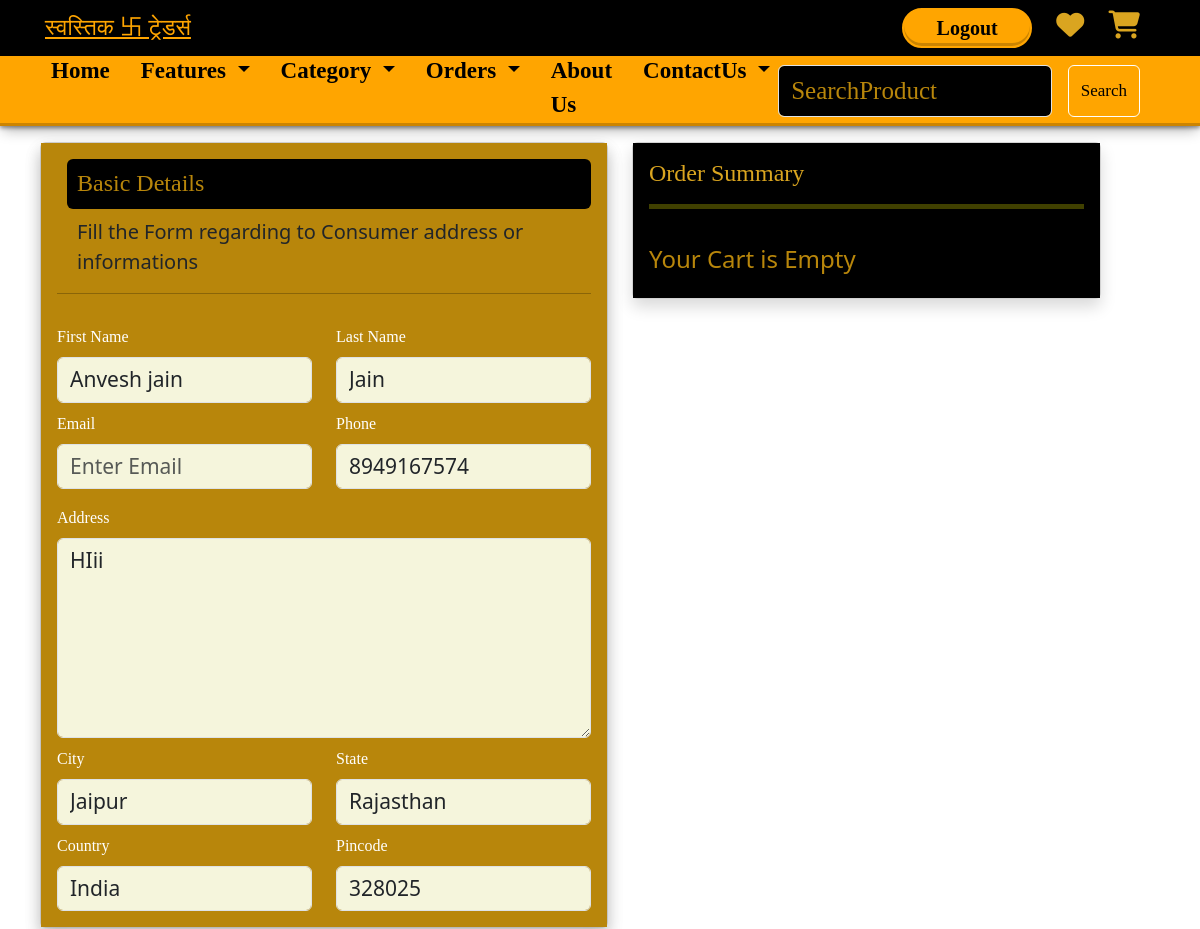
The page /Checkout/ (signed in, upper part) on the database as committed earlier.
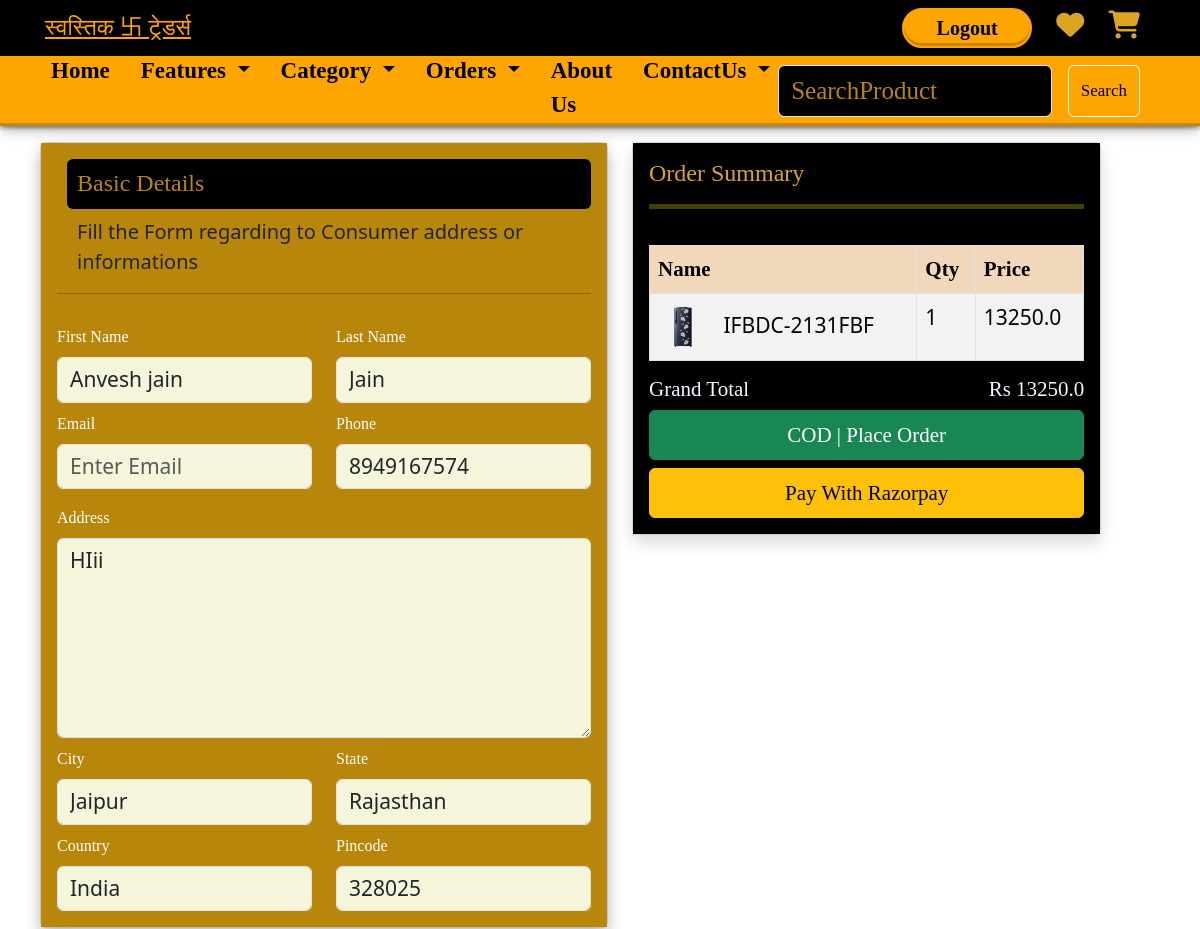
The same page on the database as committed later.
### Ecomapp/models.py (models this page shows, shortened)
class Cart(models.Model):
    user = models.ForeignKey(User, on_delete=models.CASCADE)
    product = models.ForeignKey(Product, on_delete=models.CASCADE)
    product_qty = models.IntegerField(default=0)
    created_at = models.DateTimeField(auto_now_add=True)

class Product(models.Model):
    category = models.ForeignKey(Category, on_delete=models.CASCADE)
    slug = models.CharField(max_length=150, null=False, blank=False)
    name = models.CharField(max_length=150, null=False, blank=False)
    Product_image = models.ImageField(upload_to=get_file_path, null=True, blank=True)
    Small_description = models.TextField(max_length=250, null=False, blank=False)
    Size = models.TextField(max_length=150,null=True,blank=False)
    quantity = models.IntegerField(null=False, blank=False)
    description = models.TextField(max_length=1000, null=False, blank=False)
    description2 = models.TextField(max_length=1000, null=True, blank=False)
    Orignal_Price = models.FloatField(null=False, blank=False)
    Selling_Price =models.FloatField(null=False,blank=False)
    status = models.BooleanField(default=False, help_text="Whether the category is hidden or not")
    trending = models.BooleanField(default=False, help_text="Whether the category is trending or not")
    Tag = models.CharField(max_length=150, null=False, blank=False)
    meta_title = models.CharField(max_length=150, null=False, blank=False)
    meta_keywords = models.TextField(null=False, blank=False)
    meta_description = models.TextField(null=False, blank=False)
    created_at = models.DateTimeField(auto_now_add=True)

### Ecomapp/views.py (the view)
# urls.py: path('Checkout/', views.Check, name='Checkout'),
@login_required(login_url='Login')
def Check(request):
    if not request.user.is_authenticated:
        return redirect('login')  # Ensure the user is logged in
    rawcart = Cart.objects.filter(user=request.user)
    for item in rawcart:
        if item.product_qty > item.product.quantity:
            item.delete()  # Correct way to delete the item
    cartitems = Cart.objects.filter(user=request.user)  # Corrected to use request.user
    total_price = 0
    for item in cartitems:
        total_price += item.product.Selling_Price * item.product_qty
    Userprofile = Profile.objects.filter(user=request.user).first()
    context = {'cartitems': cartitems, 'total_price': total_price, 'Userprofile' : Userprofile}
    return render(request, 'Checkout.html', context)

### templates/Checkout.html (shortened to what the changed rows need)
{% extends 'Store/layouts/main.html' %}
{% load static %}
{% block content %}
<div class="container-custom mt-3">
    <form action="{% url 'placeorder' %}" method="POST">
        <div class="row">
            <div class="col-md-6">
                <div class="card shadow">
                    <div class="card-body shadow black" style="background-color:darkgoldenrod;">
                        <h2 class="card-title-custom" style="color:darkgoldenrod;border:groove;background-color: black;margin-left: 10px;border: none;height: 50px;border-radius: 6px;padding: 10px;">Basic Details</h2>
                    </div>
                </div>
            </div>
            <div class="col-md-5">
                <div class="card shadow">
                    <div class="card-body"style="background-color:black">
                        <h3 class="card-title-custom" style="color:goldenrod;">Order Summary</h3>
                        <hr style="color:yellow;padding: 10px;border-width: 5px;">
                        {% if cartitems %}
                            <table class="table table-striped table-bordered order-summary-table">
                                <thead">
                                    <tr>
                                        <th style="background-color: bisque;font-family: 'Times New Roman', Times, serif;">Name</th>
                                        <th style="background-color: bisque;font-family: 'Times New Roman', Times, serif;">Qty</th>
                                        <th style="background-color: bisque;font-family: 'Times New Roman', Times, serif;">Price</th>
                                    </tr>
                                <tbody>
                                    {% for item in cartitems %}
                                        <tr>
                                            <td>
                                                <img src="{{ item.product.Product_image.url }}" />
                                                {{ item.product.name }}
                                            </td>
                                            <td>{{ item.product_qty }}</td>
                                            <td>{{ item.product.Selling_Price }}</td>
                                        </tr>
                                    {% endfor %}
                                </tbody>
                            </table>
                            <h6 class="order-summary-grand-total" style="color: aliceblue;font-family: 'Times New Roman', Times, serif;">Grand Total
                                <span class="float-end">Rs {{ total_price }}</span>
                            </h6>
                            <div class="mt-2">
                                <button type="submit" class="btn btn-success w-100 btn-place-order">COD | Place Order</button>
                                <button type="button" class="btn btn-warning PaywithRazorpay w-100 btn-place-order mt-2">Pay With Razorpay</button>
                            </div>
                        {% else %}
                            <h4 style="color: darkgoldenrod;">Your Cart is Empty</h4>
                        {% endif %}
                    </div>
                </div>
            </div>
        </div>
    </form>
</div>
{% endblock content %}

Rows that differ between the two databases and show on the page:
added Cart: product.Product_image (picture), product.name "IFBDC-2131FBF", product_qty "1", product.Selling_Price "13250.0"
Other text that changed with them:
{{ total_price }}: (not shown) → "13250.0"
text no longer shown: "Your Cart is Empty"
text now shown: "Name Qty Price Grand Total Rs COD | Place Order Pay With Razorpay"
